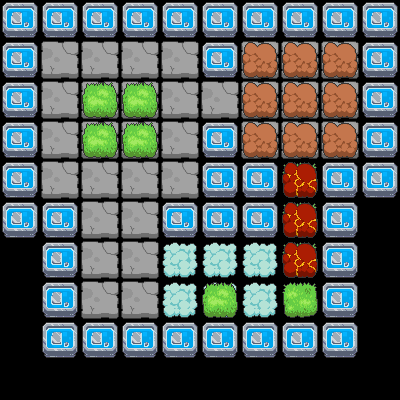

Below is a game level as drawn by its tile map, then a one-line description and the .tmx file that defines it, in full:
An orthogonal 10x10 tile map with 40x40 px tiles, 3 tile layers (Camada de Tiles 1, Camada de Tiles 2, Camada de Tiles 3) and 1 object (player_start_pos).

<map version="1.0" tiledversion="1.0.3" orientation="orthogonal" renderorder="right-down" width="10" height="10" tilewidth="40" tileheight="40" nextobjectid="13">
 <tileset firstgid="1" source="tileset.tsx" />
 <layer name="Camada de Tiles 1" width="10" height="10">
  <data encoding="csv">
0,0,0,0,0,0,0,0,0,0,
0,1,1,1,1,0,1,1,1,0,
0,1,1,1,1,1,1,1,1,0,
0,1,1,1,1,0,1,1,1,0,
0,1,1,1,1,0,0,56,0,0,
0,0,1,1,0,0,0,56,0,0,
0,0,1,1,23,23,23,56,0,0,
0,0,1,1,23,23,23,56,0,0,
0,0,0,0,0,0,0,0,0,0,
0,0,0,0,0,0,0,0,0,0
</data>
 </layer>
 <layer name="Camada de Tiles 2" width="10" height="10">
  <data encoding="csv">
0,0,0,0,0,0,0,0,0,0,
0,0,0,0,0,0,69,69,69,0,
0,0,57,57,0,0,69,69,69,0,
0,0,57,57,0,0,69,69,69,0,
0,0,0,0,0,0,0,47,0,0,
0,0,0,0,0,0,0,47,0,0,
0,0,0,0,0,0,0,47,0,0,
0,0,0,0,0,57,0,0,0,0,
0,0,0,0,0,0,0,0,0,0,
0,0,0,0,0,0,0,0,0,0
</data>
 </layer>
 <layer name="Camada de Tiles 3" width="10" height="10">
  <properties>
   <property name="collision" type="bool" value="true" />
  </properties>
  <data encoding="csv">
44,44,44,44,44,44,44,44,44,44,
44,0,0,0,0,44,0,0,0,44,
44,0,0,0,0,0,0,0,0,44,
44,0,0,0,0,44,0,0,0,44,
44,0,0,0,0,44,44,0,44,44,
44,44,0,0,44,44,44,0,44,0,
0,44,0,0,0,0,0,0,44,0,
0,44,0,0,0,0,0,0,44,0,
0,44,44,44,44,44,44,44,44,0,
0,0,0,0,0,0,0,0,0,0
</data>
 </layer>
 <objectgroup name="Camada de Objetos 1">
  <object id="5" name="player_start_pos" gid="77" x="80" y="160" width="40" height="40" />
 </objectgroup>
</map>
